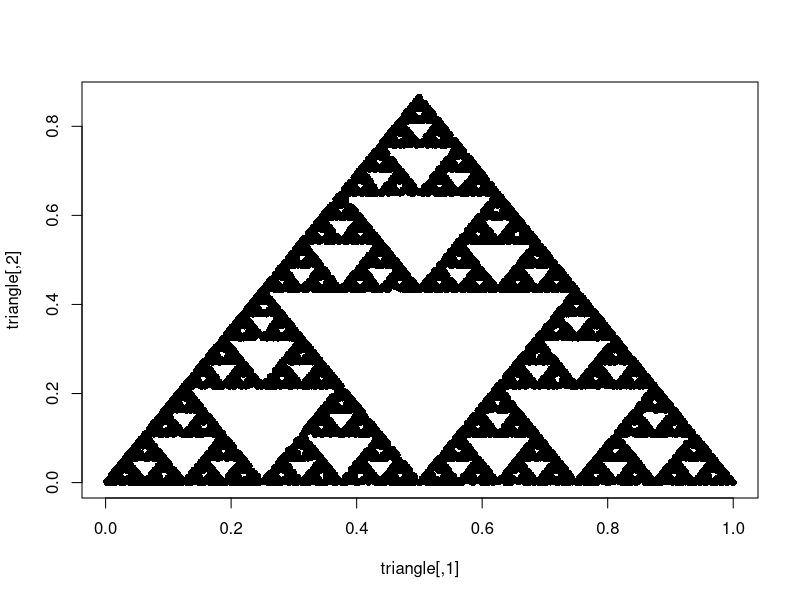

Here is the R script that generated this plot:
##################################
# Construct Sierpinski by random functions
##################################

corners_T <- matrix(c(0, 0,  1, 0,  0.5, sqrt(3)/2), ncol = 2, byrow = TRUE)

# Three functions
S1 <- function(point) point/ 2 + corners_T[1, ]/2
S2 <- function(point) point/2 + corners_T[2, ]/2
S3 <- function(point) point/2 + corners_T[3, ]/2

###########################
# Function to generate Sierpiński Triangle
sierpinski <- function(iter = 1e4, prob = rep(1, 3)) 
{
  # Store points in this matrix
  points <- matrix(NA, nrow = iter, ncol = 2)
  
  # Start at (1, 0)
  # change this for Q3(d)
  point <- c(1, 0)
  
  # generating a sequence of functions (random!)
  sequence <- sample(1:3, iter, prob = prob, replace = TRUE)
  
  # Iterate the point (using for loop!)
  for (i in 1:iter) 
  {

    # Action S1, S2, or S3 based on 1, 2, or 3
    if(sequence[i] == 1)
    {
      point <- S1(point) 
    } else if(sequence[i] == 2)
    {
      point <- S2(point) 
    } else{
      point <- S3(point) 
    }
    points[i, ] <- point  # Store the new point
  }
  # return all points obtained
  return(points)
}

# Run the function to generate the fractal
triangle <- sierpinski(iter = 1e4)

# Plot to see the triangle!
plot(triangle, pch = 16)
